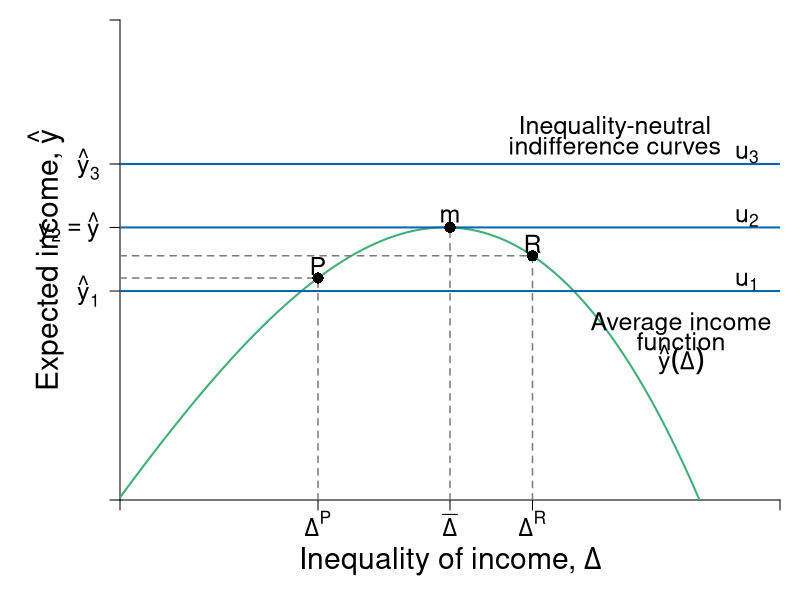

The R source for this figure:
#Graph Designer: Simon Halliday & Riley Boeth '17
#Authors: Bowles, Foley and Halliday
#Title: Coordination, Conflict and Competition: A Text in Microeconomics

library(shape)
pdf(file = "risk/risks_inequality_neutral.pdf", width = 10, height = 8)


#Set parameters for graphics
axislabelsize <- 1.8
labelsize <- 1.5
namesize <- 1.8
annotatesize <- 1.5
graphlinewidth <- 2
segmentlinewidth <- 1.5

COL <- c("#7fc97f", "#beaed4", "#fdc086", "#ffff99", "#386cb0", "#f0027f", "#bf5b17", "#666666")
COLA <- c("#e0f3db", "#99d8c9","#66c2a4","#41ae76", "#238b45", "#005824")
COLB <- c("#c6dbef", "#4eb3d3", "#2b8cbe", "#0868ac","#084081")
COLC <- c("#fcfbfd", "#efedf5", "#dadaeb", "#bcbddc", "#9e9ac8", "#807dba", "#6a51a3", "#54278f", "#3f007d")
grays <- gray.colors(25, start = 1, end = 0, alpha = 1)

#Edited the margins to cater for the larger LHS labels
par(mar =  c(5, 6, 1, 1))

#Indifference curves of a risk-averse homo economicus (2nd graph out of the two for 4.7)

indiffA <- function(x, ua = 2, slope = 1/12) {
  ua + slope*(x)^2
}

#Average wealth function 

avgwealth <- function(x){
  (1.08)*((-1/35)*(((-((.9)*x-36))^2))+36.8+((-1/10)*(x-4)+(-1/1000)*((x-3)^3)))
}

#Add limits on axes and levels of utility for each indifference curve
ylims <- c(0, 40)
xlims <- c(0, 40)

npts <- 501 
x <- seq(xlims[1], xlims[2], length.out = npts)
y <- seq(ylims[1], ylims[2], length.out = npts) 

plot(0, 0, xlim = xlims, ylim = ylims, type = "n",
     xlab = expression(paste("")),
     ylab = expression(paste("")), 
     xaxt = "n", 
     yaxt = "n", 
     cex.lab = axislabelsize, 
     bty = "n", 
     xaxs = "i", 
     yaxs = "i"
)

#x and y limits with plain axes without ticks/numbers to match previous graph

#ticksx <- seq(from = 0, to = xlims[2]+1, by = 4)
#xlabels <- seq(from = 0, to = xlims[2], by = 1)
ticksx <- c(xlims[1], 12,  20, 25, xlims[2])
xlabels <- c(NA, expression(paste(Delta^P)), expression(paste(bar(Delta) )), expression(paste(Delta^R)), NA)
#ticksy <- seq(from = 0, to = ylims[2]+1, by = 4)
#ylabels <- seq(from = 0, to = ylims[2], by = 1)
ticksy <- c(ylims[1], avgwealth(11), avgwealth(20), 28, ylims[2])
ylabels <- c(NA, expression(paste(hat(y)[1])), expression(paste(y[2] == hat(y) )), expression(paste(hat(y)[3])), NA)


axis(1,at = ticksx,  pos = 0, labels = xlabels, cex.axis = labelsize)
axis(2,at = ticksy,  pos = 0, labels = ylabels, las = 1, cex.axis = labelsize)

npts <- 500 
xx1 <- seq(xlims[1], xlims[2], length.out = npts)
xx2 <- seq(0, xlims[2], length.out = npts)
xx3 <- seq(xlims[1], 0, length.out = npts)
xx4 <- seq(-11, 0, length.out = npts)


lines(xx1, avgwealth(xx1), col = COLA[4], lwd = graphlinewidth)


#Axis labels and draw linear utility function
mtext(expression(paste("Inequality of income, ", Delta)), side = 1, line = 3, cex = axislabelsize)
text(-4.5, 0.5*ylims[2], expression(paste("Expected income, ",hat(y))), xpd = TRUE, cex = axislabelsize, srt = 90) 

#Label various points on line

segments(0, avgwealth(x = 11), xlims[2], avgwealth(x = 11), lty = 1, col = COLB[4], lwd = graphlinewidth)
segments(0, avgwealth(x = 20) , xlims[2], avgwealth(x = 20) , lty = 1, col = COLB[4], lwd = graphlinewidth)
segments(0, 28, xlims[2], 28, lty = 1, col = COLB[4], lwd = graphlinewidth)


text(20, avgwealth(20)+1, expression(paste(m)), cex = labelsize)
segments(20, 0, 20, avgwealth(20), lty = 2, col = grays[20], lwd = segmentlinewidth)
points(20, avgwealth(20), pch = 16, col = "black", cex = 1.5)

segments(0, avgwealth(12), 12, avgwealth(12), lty = 2, col = grays[20], lwd = segmentlinewidth)
segments(12, 0, 12, avgwealth(12), lty = 2, col = grays[20], lwd = segmentlinewidth)
points(12, avgwealth(12), pch = 16, col = "black", cex = 1.5)
text(12, avgwealth(12) + 1, expression(paste(P)), cex = labelsize)

segments(0, avgwealth(25), 25, avgwealth(25), lty = 2, col = grays[20], lwd = segmentlinewidth)
segments(25, 0, 25, avgwealth(25), lty = 2, col = grays[20], lwd = segmentlinewidth)
points(25, avgwealth(25), pch = 16, col = "black", cex = 1.5)
text(25, avgwealth(25) + 1, expression(paste(R)), cex = labelsize)


#label the three indifference curves

text(38, 18.2, expression(paste(u[1])), xpd = TRUE, cex = labelsize)
text(38, 23.5, expression(paste(u[2])),  xpd = TRUE, cex = labelsize)
text(38, 28.8, expression(paste(u[3])),  xpd = TRUE, cex = labelsize)

#Label average wealth curve and indifference curves generally

text(34, avgwealth(30)+1.5, expression(paste("Average income")), xpd = TRUE, cex = labelsize)
text(34, avgwealth(30), expression(paste("function")), xpd = TRUE, cex = labelsize)
text(34, avgwealth(30)-1.5, expression(paste(hat(y)(Delta) )), xpd = TRUE, cex = labelsize)

text(30, 31, expression(paste("Inequality-neutral")), xpd = TRUE, cex = labelsize)
text(30, 29.5, expression(paste("indifference curves")), xpd = TRUE, cex = labelsize)

dev.off()
